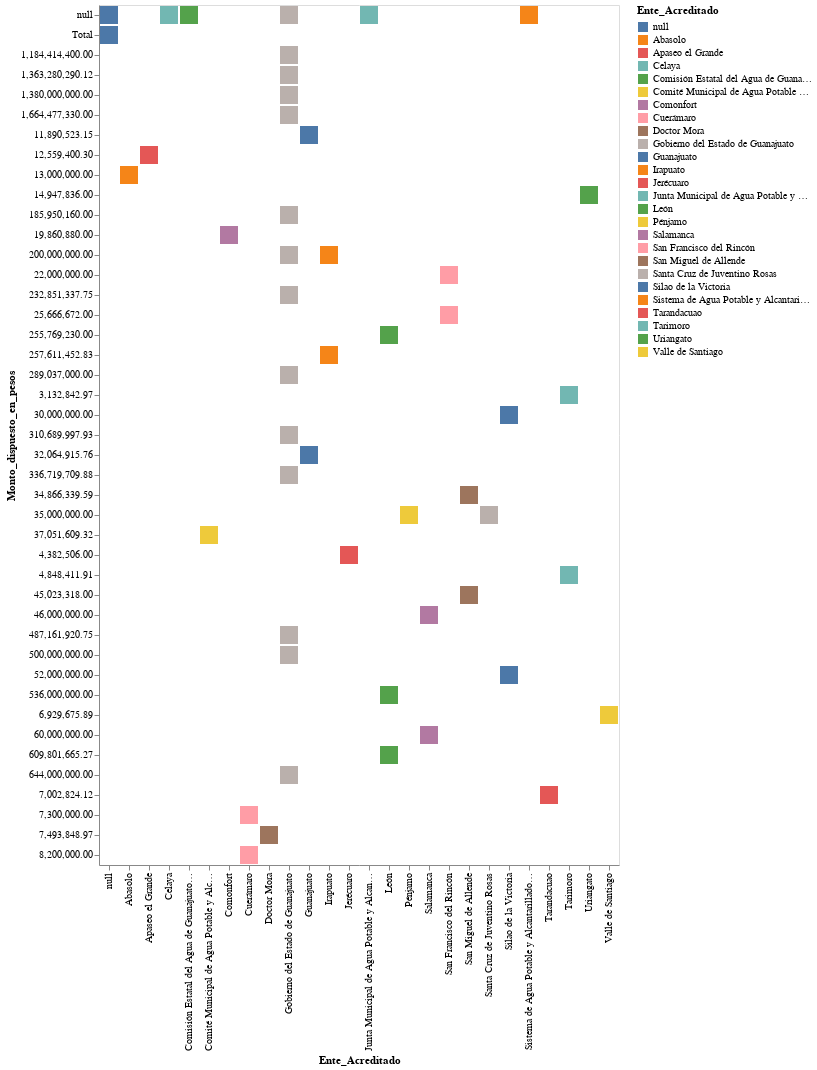

Source (notebook cell):
### Code cell
Grafico_2 = alt.Chart(Datos).mark_bar().encode(
    x = 'Ente_Acreditado',
    y = 'Monto_dispuesto_en_pesos',
    color = 'Ente_Acreditado'
)
Grafico_2
